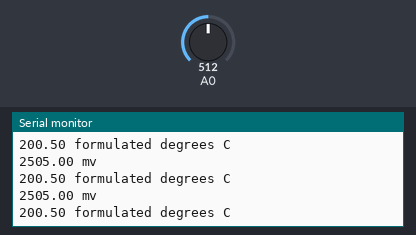
Bench run of a sketch on a simulated Arduino Uno, built with avr-gcc and run on an emulated ATmega328P. On the bench: the last lines printed to the serial monitor. Inputs (shaded band) come from the test bench; at power-on: A0 = 512.

Above: at 1.3 s.
1.4 s: A0 set to 716
At 1.82 s:
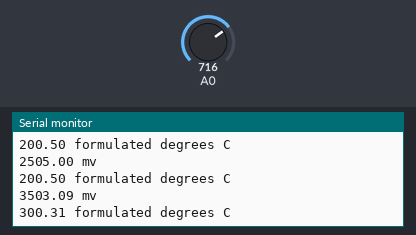
2.9 s: A0 set to 900
At 3.32 s:
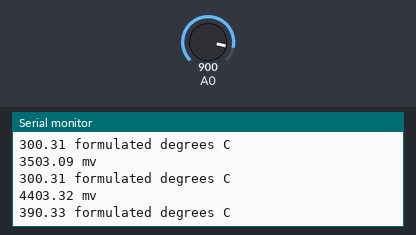
Timing chart, 0 to 5.9 s (numbered marks = the images above; inputs shaded):
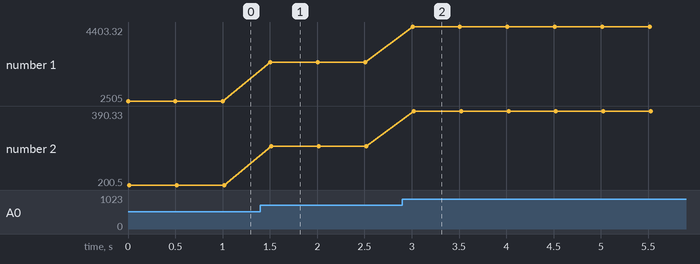

The sketch:

exercise3.ino
```cpp
// (C) Juan García, Oscar Reina, Jan Manel, group: 19 (2023)
// Work package 3
// Exercise 3.2.2
// Submission code: Tyu-78F (provided by your TA-s)
// declare initial state for temperature sensor value
int tempSensorValue = 0;

// declare periodicity for program delay
int periodicity = 500;


void setup() {

  // declare component pins and modes

  // declare temperature sensor
  pinMode (A0, INPUT);

  // allow serial to print
  Serial.begin(9600);
}

// the loop function runs over and over again forever
void loop() {


  // read temperature value
  int temperatureSensor = analogRead(A0);

  // calculate voltage, 5.01 is a constant to pass it to Volts and 1024 is the value range
  float voltage = temperatureSensor * 5.01 / 1024.0;
  // then we multiply by 1000 to get it in Mv
  voltage = voltage * 1000;

  //calculate temperature based on exercise requested formula
  float tempFormula = (voltage - 500) / 10;

  // print temperature and voltage
  Serial.print(voltage);
  Serial.println(" mv");
  Serial.print(tempFormula);
  Serial.println(" formulated degrees C");


  // delay program based on periodicity variable
  delay(periodicity);

}
```

Measured:
- after the input at 1.4 s, the serial monitor: prints a new line after 0.10 s (image 1)
- after the input at 2.9 s, the serial monitor: prints a new line after 0.11 s (image 2)
- plotted number 1: 2505 → 3503.09 after the input at 1.4 s, 3503.09 → 4403.32 after the input at 2.9 s
- plotted number 2: 200.5 → 300.31 after the input at 1.4 s, 300.31 → 390.33 after the input at 2.9 s
